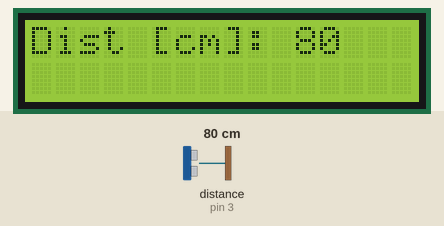
A sketch run on a simulated Arduino Uno, built with avr-gcc and run on an emulated ATmega328P. Parts: 16×2 character LCD. Wiring (inferred from the names in the program): ultrasonic range finder: trigger pin 2; echo pin 3. The test bench sets the inputs (shaded band); at power-on: distance to the obstacle (sensor on pin 3) 80 cm. The echo pulse lasts 58.3 µs per cm; what the sketch prints to the serial monitor is not drawn.

Above: at 1.7 s.
1.8 s: distance to the obstacle (sensor on pin 3) set to 120 cm
At 3.1 s:
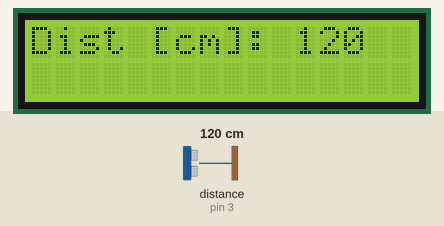
4.2 s: distance to the obstacle (sensor on pin 3) set to 4 cm
At 5.9 s:
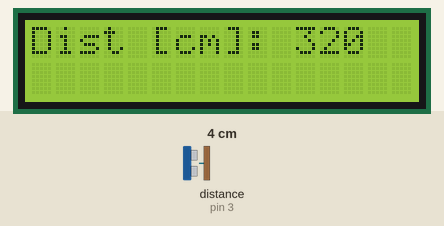
6.2 s: distance to the obstacle (sensor on pin 3) set to 9 cm
At 7.5 s:
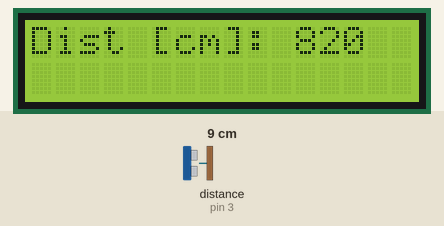
Timing chart, 0 to 9.2 s (numbered marks = the images above; inputs shaded):
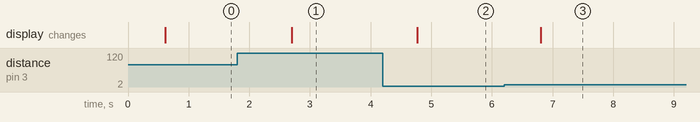

The sketch:

sonar.ino
```cpp
#include <Wire.h>
#include <LCD.h>
#include <LiquidCrystal_I2C.h>  // F Malpartida's NewLiquidCrystal library
//Download: https://bitbucket.org/fmalpartida/new-liquidcrystal/downloads


// This are different than earlier/different I2C LCD displays
#define I2C_ADDR    0x20  // Define I2C Address for the PCF8574T
//---(Following are the PCF8574 pin assignments to LCD connections )----
// This are different than earlier/different I2C LCD displays
#define BACKLIGHT_PIN  3
#define En_pin  2
#define Rw_pin  1
#define Rs_pin  0
#define D4_pin  4
#define D5_pin  5
#define D6_pin  6
#define D7_pin  7
#define  LED_OFF  1
#define  LED_ON  0


int Trig = 2;   // Numer pinu wyzwolenia
int Echo = 3;   // Numer pinu odpowiedzi


/*-----( Declare objects )-----*/
LiquidCrystal_I2C  lcd(I2C_ADDR, En_pin, Rw_pin, Rs_pin, D4_pin, D5_pin, D6_pin, D7_pin);


void setup() {
  // put your setup code here, to run once:
  // Inicjalizacja portu szeregowego
  Serial.begin(9600);

  // Konfiguracja pinów
  pinMode(Trig, OUTPUT);
  pinMode(Echo, INPUT);


   //LCD section
  lcd.begin (16, 2); // initialize the lcd
  // Switch on the backlight
  lcd.setBacklightPin(BACKLIGHT_PIN, POSITIVE);
  lcd.setBacklight(LED_OFF);
  lcd.backlight();  //Backlight ON if under program control
  // Reset the display
  lcd.clear();
  lcd.setCursor(0, 0); //Start at character 1 on line 0
  delay(500);
  lcd.home();

}

void loop()
{
  // put your main code here, to run repeatedly:

  int  Distance;  // Odległość w centymetrach

  Distance = MeasureDistanceAvg();
  DebugData(Distance);
  DisplayLcd(Distance);

  // Opóźnienie kolejnego pomiaru
  delay(1000);


}

void DisplayLcd(int dist)
{
  // Print our characters on the LCD
  //lcd.clear();
  //
  lcd.setCursor(0, 0); //Start at character 1 on line 0
  lcd.print("Dist [cm]: ");
  lcd.print(dist);
}
//-------------------------------------------
// takes few measurements, returns average
int MeasureDistanceAvg()
{
  int DistanceAvg = 0;
  int samples = 5;

  for(int i=0; i<samples; i++)
  {
     DistanceAvg = DistanceAvg + MeasureDistance();
  }
  DistanceAvg = DistanceAvg/ samples;
  return DistanceAvg;
}

//-------------------------------------------
// Measure single distance in [cm]
int MeasureDistance()
{
  int dist; //odleglosc w cm
  long EchoTime;  // Czas trwania sygnału ECHO
 // Ustawiamy TRIG w stan niski na 2us
  digitalWrite(Trig, LOW);
  delayMicroseconds(2);

  // Ustawiamy TRIG w stan wysoki na 10us
  digitalWrite(Trig, HIGH);
  delayMicroseconds(10);

  // Ustawiamy TRIG w stan niski - rozpoczynamy pomiar
  digitalWrite(Trig, LOW);

  // Odczytujamy czas trwania stanu wysokiego na pinie ECHO
  EchoTime = pulseIn(Echo, HIGH);

  // Obliczamy odległość
  dist = EchoTime / 58;
  return dist;
}

//-------------------------------------------
void DebugData(int Distance)
{
    Serial.print("Odleglosc [cm]: ");
    Serial.println(Distance);
}
```

Measured:
- after the input at 1.8 s, the display: changes after 0.90 s (image 1)
- after the input at 4.2 s, the display: changes after 0.57 s (image 2)
- after the input at 6.2 s, the display: changes after 0.60 s (image 3)
